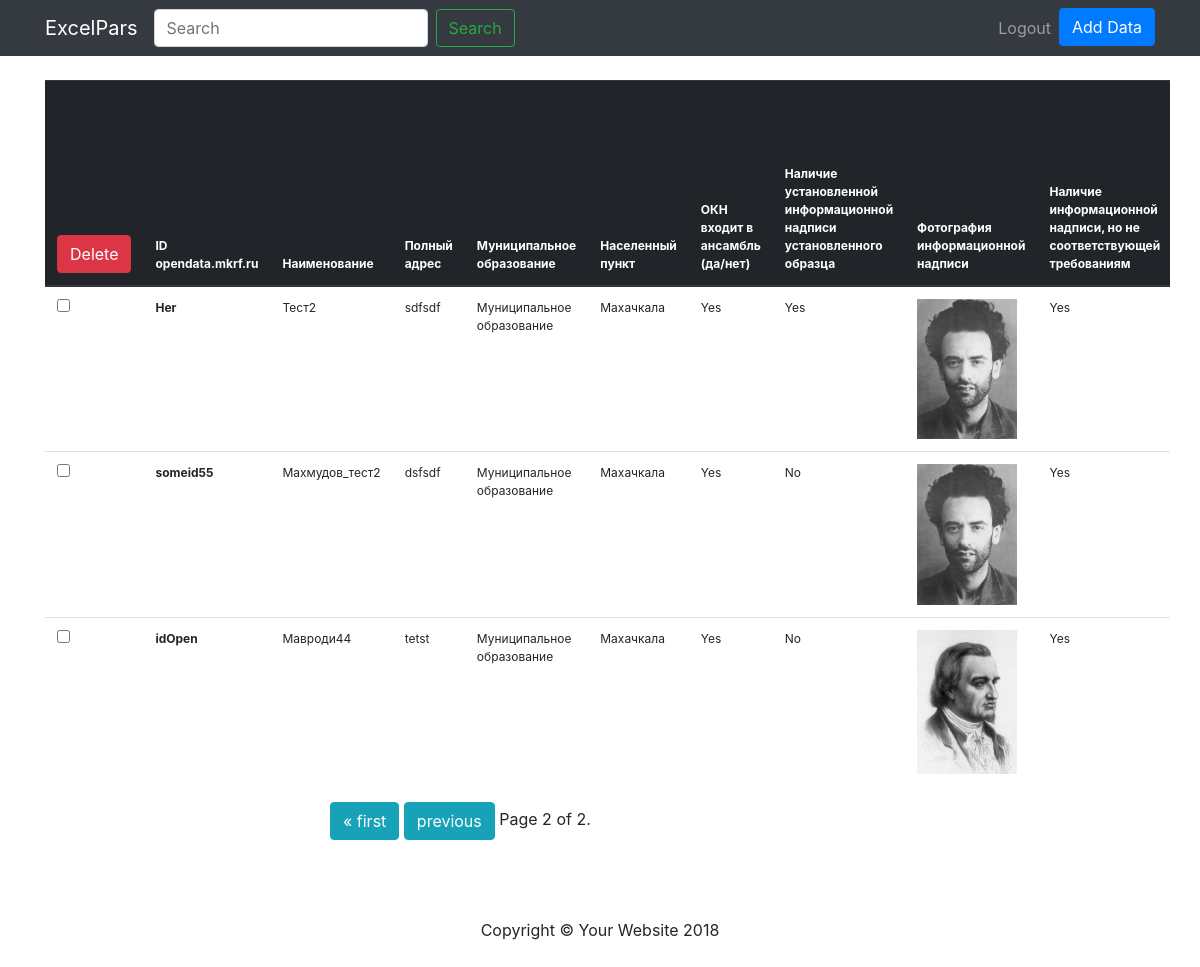
The page /dashboard/panel/?page=2 (signed in) on the database its author committed.
### dashboard/models.py (models this page shows)
class ObjectInfo(models.Model):
    class Meta:
        verbose_name = 'Объект'
        verbose_name_plural = 'Объекты'
    slug = models.SlugField(
        verbose_name='slugURL',
        max_length=400,
        null=True,
        blank=True
    )
    id_openData = models.CharField(
        max_length=200,
        verbose_name='ID opendata.mkrf.ru',
        blank=True,
        null=True)
    nativeName = models.CharField(
        max_length=200,
        verbose_name='Наименование',
        blank=True,
        null=True
    )
    fullAddress = models.TextField(
        verbose_name='Полный адрес',
        blank=True,
        null=True
    )
    municipality = models.ForeignKey(
        'Municipality',
        on_delete=models.CASCADE,
        verbose_name='Муниципальное образование',
        blank=True,
        null=True
    )
    locality = models.ForeignKey(
        'Locality',
        on_delete=models.CASCADE,
        verbose_name='Населенный пункт',
        blank=True,
        null=True
    )
    YES = 'Yes'
    NO = 'No'
    IN_WORK = 'In_work'
    information_CHOICES = (
        (YES, 'Да'),
        (NO, 'Нет'),
        (IN_WORK, 'На подготовке')
    )
    like_BOOLEAN = (
        (YES, 'Да'),
        (NO,  'Нет'),
    )
    OKN_in_ensemble = models.CharField(
        verbose_name='ОКН входит в ансамбль (да/нет)',
        choices=like_BOOLEAN,
        blank=True,
        null=True,
        max_length=10
    )
    information_sign = models.CharField(
        choices=information_CHOICES,
        max_length=5,
        verbose_name='Наличие уcтановленной информационной надписи установленного образца',
        blank=True,
        null=True
    )
    information_sign_photo = models.ImageField(
        upload_to=image_folder,
        blank=True,
        null=True,
        verbose_name='Фотография информационной надписи',
    )
    information_sign_conformity = models.CharField(
        verbose_name='Наличие информационной надписи, но не соответствующей требованиям',
        blank=True,
        null=True,
        choices=like_BOOLEAN,
        max_length=10
    )
    photo = models.ImageField(
        upload_to=image_folder,
        blank=True,
        verbose_name='Фото',
        null=True
    )
    url = models.CharField(
        max_length=200,
        verbose_name='URL адрес',
        blank=True,
        null=True
    )
    description = models.TextField(
        verbose_name='Описание',
        blank=True,
        null=True
    )
    affiliation_U = models.CharField(
        choices=like_BOOLEAN,
        verbose_name='Принадлежность к ЮНЭСКО',
        blank=True,
        null=True,
        max_length=10
    )
    esp_valuable_object = models.CharField(
        choices=like_BOOLEAN,
        verbose_name='Особо ценный объект',
        blank=True,
        null=True,
        max_length=10
    )
    requisites_and_title = models.TextField(
        verbose_name=' Реквизиты и наименование акта органа государственной власти о постановке на государственную охрану объекта культурного наследия',
        blank=True,
        null=True
    )
    owner = models.CharField(
        max_length=200,
        verbose_name='Собственник',
        blank=True,
        null=True
    )
    management = models.CharField(
        max_length=200,
        verbose_name='Под чьим управлением',
        blank=True,
        null=True
    )
    owner_contacts = models.TextField(
        verbose_name='Контактные данные собственника ОКН',
        blank=True,
        null=True
    )
    has_security_obligation = models.CharField(
        choices=information_CHOICES,
        max_length=5,
        verbose_name='Наличие охранного обязательства ОКН',
        blank=True,
        null=True
    )
    has_passport_OKN = models.CharField(
        choices=information_CHOICES,
        max_length=5,
        verbose_name='Наличие паспорта ОКН',
        blank=True,
        null=True
    )
    actual_address = models.TextField(
        verbose_name='Актуальный адрес',
        blank=True,
        null=True
    )
    gen_species_appearance = models.ForeignKey(
        'Species',
        on_delete=models.CASCADE,
        verbose_name='Общая видовая принадлежность',
        blank=True,
        null=True
    )
    has_docs_boundaries = models.CharField(
        choices=like_BOOLEAN,
        verbose_name='Наличие документов о границах территории ОКН',
        blank=True,
        null=True,
        max_length=10
    )
    req_of_approval = models.TextField(
        verbose_name='Реквизиты об утверждении границ территории',
        blank=True,
        null=True
    )
    has_docs_of_aprroval = models.CharField(
        verbose_name='Наличие документов об утвержденых зонах охраны',
        blank=True,
        null=True,
        max_length=10,
        choices=like_BOOLEAN
    )
    document_on_approved_security = models.TextField(
        verbose_name='Документ об утвержденых зонах охраны',
        blank=True,
        null=True
    )
    has_rights = models.CharField(
        verbose_name='Наличие зарегистрированных прав/обременений',
        blank=True,
        null=True,
        max_length=10,
        choices=like_BOOLEAN
    )
    date = models.DateField(
        verbose_name='Дата',
        blank=True,
        null=True
    )
    def __str__(self):
        return self.nativeName

class Municipality(models.Model):
    class Meta:
        verbose_name = 'Муниципальное образование'
        verbose_name_plural = 'Муниципальные образования'
    name = models.CharField(
        max_length=200,
        verbose_name='Муниципальное образование'
    )
    def __str__(self):
        return self.name

class Locality(models.Model):
    class Meta:
        verbose_name = 'Населенный пункт'
        verbose_name_plural = 'Населенные пункты'
    name = models.CharField(
        verbose_name='Населенный пункт',
        max_length=200
    )
    def __str__(self):
        return self.name

### dashboard/views.py (the view)
@login_required
def panel(request):
    data = ObjectInfo.objects.all()
    print(list(data[:1]))
    paginator = Paginator(data, 5)
    page = request.GET.get('page')
    try:
        data = paginator.page(page)
    except PageNotAnInteger:
        data = paginator.page(1)
    except EmptyPage:
        data = paginator.page(paginator.num_pages)
    form = ObjectInfoForm()
    return render(request, 'dashboard/panel.html', {'data': data, 'form': form})

### dashboard/forms.py
class ObjectInfoForm(forms.ModelForm):
    class Meta:
        model = ObjectInfo
        fields = '__all__'
        exclude = ('slug',)
        widgets = {
            'date': forms.DateInput(attrs={'class': 'datepicker'}),
        }

### dashboard/models.py (called while the page is built)
    def __str__(self):
        return self.name

### templates/dashboard/panel.html (shortened to what this page needs)
{% extends 'base.html' %}
{% load crispy_forms_tags %}
{% block content %}
<div class="container">
    <br>
    <div class="row" style="overflow: scroll">
        <div class="col-12">
            <table class="table" style="font-size:12px">
              <form name="delete_data" action="{% url 'delete_data' %}" method="post">
              <thead class="thead-dark">
                <tr>
                  <th><button type="submit" class="btn btn-danger">Delete</button></th>
                  <th scope="col">ID opendata.mkrf.ru</th>
                  <th scope="col">Наименование</th>
                  <th scope="col">Полный адрес</th>
                  <th scope="col">Муниципальное образование</th>
                  <th scope="col">Населенный пункт</th>
                  <th scope="col">ОКН входит в ансамбль (да/нет)</th>
                  <th scope="col">Наличие уcтановленной информационной надписи установленного образца</th>
                  <th scope="col">Фотография информационной надписи</th>
                  <th scope="col">Наличие информационной надписи, но не соответствующей требованиям</th>
                </tr>
              </thead>
              <tbody>
              {% for d in data%}
                <tr>
                  <th><input type="checkbox" name="for_delete" value="{{d.id}}"></th>
                  <th scope="row">{{ d.id_openData }}</th>
                  <td>{{ d.nativeName }}</td>
                  <td>{{ d.fullAddress }}</td>
                  <td>{{ d.municipality }}</td>
                  <td>{{ d.locality }}</td>
                  <td>{{ d.OKN_in_ensemble }}</td>
                  <td>{{ d.information_sign }}</td>
                  <td><img src="/media/{{ d.information_sign_photo }}" style="width:100px"></td>
                  <td>{{ d.information_sign_conformity }}</td>
                </tr>
              {% endfor %}
              </tbody>
              </form>
            </table>
        </div>
        <div class="col-3"></div>
          <div class="col-6">
            <div class="pagination" style="text-align:center">
                <span class="step-links">
                    {% if data.has_previous %}
                        <a href="?page=1" class="btn btn-info">&laquo; first</a>
                        <a href="?page={{ data.previous_page_number }}" class="btn btn-info">previous</a>
                    {% endif %}
                    <span class="current">
                        Page {{ data.number }} of {{ data.paginator.num_pages }}.
                    </span>
                </span>
            </div>
          </div>
          <div class="col-3"></div>
    </div>
</div>
{% endblock %}

### templates/base.html (shortened to what this page needs)
{% load static %}
<!DOCTYPE html>
<html lang="en">
  <head>
    <link href="{% static 'css/bootstrap.min.css' %}" rel="stylesheet">
    <link href="{% static 'css/jquery-ui.min.css' %}" rel="stylesheet">
    <link href="{% static 'css/jquery-ui.structure.min.css' %}" rel="stylesheet">
    <link href="{% static 'css/jquery-ui.theme.min.css' %}" rel="stylesheet">
    <link href="{% static 'css/4-col-portfolio.css' %}" rel="stylesheet">
  </head>
  <body>
    <nav class="navbar navbar-expand-lg navbar-dark bg-dark fixed-top">
      <div class="container">
        <a class="navbar-brand" href="#">ExcelPars</a>
        <div class="collapse navbar-collapse" id="navbarResponsive">
          {% if request.user.is_authenticated %}
          <form class="form-inline my-2 my-lg-0" action="{% url 'search' %}" method="get">
            <input class="form-control mr-sm-2" type="search" placeholder="Search" aria-label="Search" name="q">
            <button class="btn btn-outline-success my-2 my-sm-0" type="submit">Search</button>
          </form>
          {% endif %}
          <ul class="navbar-nav ml-auto">
            {% if request.user.is_authenticated %}
              <li class="nav-item">
                <a class="nav-link" href="{% url 'logout' %}">
                  Logout
                </a>
              </li>
            <li class="nav-item">
              <a class=" btn btn-primary" href="{% url 'add_data' %}">
                Add Data
              </a>
            </li>
            {% endif %}
          </ul>
        </div>
      </div>
    </nav>
    {% block content %}{% endblock %}
    <footer class="py-5 ">
      <div class="container">
        <p class="m-0 text-center text-black">Copyright &copy; Your Website 2018</p>
      </div>
    </footer>
  </body>
</html>

### static/css/4-col-portfolio.css (style rules this page uses)
body { padding-top: 54px; }
@media (min-width: 992px) { body { padding-top: 56px; } }
.pagination { margin-bottom: 30px; }

### rows shown on the page
ObjectInfo: id_openData "Her", nativeName "Тест2", fullAddress "sdfsdf", municipality "Муниципальное образование", locality "Махачкала", OKN_in_ensemble "Yes", information_sign "Yes", information_sign_photo (picture), information_sign_conformity "Yes"
ObjectInfo: id_openData "someid55", nativeName "Махмудов_тест2", fullAddress "dsfsdf", municipality "Муниципальное образование", locality "Махачкала", OKN_in_ensemble "Yes", information_sign "No", information_sign_photo (picture), information_sign_conformity "Yes"
ObjectInfo: id_openData "idOpen", nativeName "Мавроди44", fullAddress "tetst", municipality "Муниципальное образование", locality "Махачкала", OKN_in_ensemble "Yes", information_sign "No", information_sign_photo (picture), information_sign_conformity "Yes"

### other values the page prints
{{ data.number }} "2"
{{ data.paginator.num_pages }} "2"
